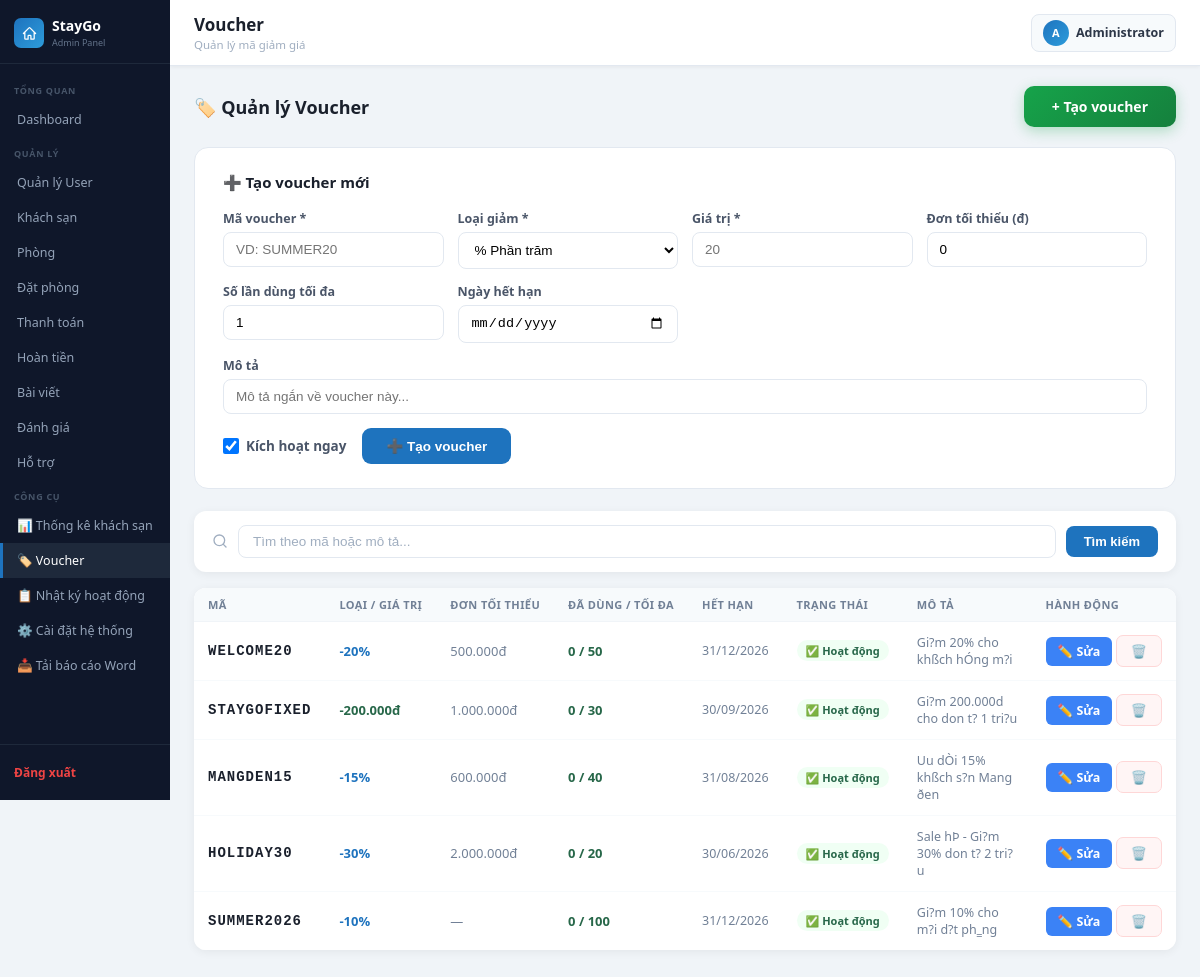
Page /admin_lvhuy_kontum/vouchers.php (signed in) on the committed database.
### tables this page shows
CREATE TABLE `vouchers` (
  `id` int(11) NOT NULL,
  `code` varchar(30) NOT NULL,
  `type` enum('percent','fixed') NOT NULL DEFAULT 'percent',
  `value` decimal(10,2) NOT NULL DEFAULT 0.00,
  `min_order` decimal(10,2) NOT NULL DEFAULT 0.00,
  `max_uses` int(11) NOT NULL DEFAULT 1,
  `used_count` int(11) NOT NULL DEFAULT 0,
  `expires_at` date DEFAULT NULL,
  `is_active` tinyint(1) NOT NULL DEFAULT 1,
  `description` varchar(255) DEFAULT NULL,
  `created_at` timestamp NOT NULL DEFAULT current_timestamp()
);

### admin_lvhuy_kontum/vouchers.php (the view, shortened to what this page needs)
<?php
include("../config/database.php");
$edit_id = isset($_GET['edit']) ? (int)$_GET['edit'] : 0;
$edit_row = null;
$search   = trim($_GET['search'] ?? '');
$per_page = 12;
$page     = max(1, (int)($_GET['p'] ?? 1));
$where    = $search ? "WHERE code LIKE '%" . $conn->real_escape_string($search) . "%' OR description LIKE '%" . $conn->real_escape_string($search) . "%'" : '';
$total    = $conn->query("SELECT COUNT(*) as c FROM vouchers $where")->fetch_assoc()['c'];
$tot_pgs  = max(1, (int)ceil($total / $per_page));
$page     = min($page, $tot_pgs);
$offset   = ($page - 1) * $per_page;
$rows     = $conn->query("SELECT * FROM vouchers $where ORDER BY created_at DESC LIMIT $per_page OFFSET $offset");
include("../includes/admin_header.php");
?>
<div class="page-header">
    <h2>🏷️ Quản lý Voucher</h2>
    <a href="vouchers.php" class="btn btn-add" style="margin-bottom:0">+ Tạo voucher</a>
</div>
<div style="background:#fff;border-radius:14px;border:1.5px solid #e2e8f0;padding:24px 28px;margin-bottom:22px">
    <h3 style="font-size:15px;font-weight:700;color:#1a202c;margin:0 0 18px">
        <?= $edit_id ? '✏️ Sửa voucher' : '➕ Tạo voucher mới' ?>
    </h3>
    <form method="POST" action="vouchers.php<?= $edit_id ? "?edit=$edit_id" : '' ?>">
        <div style="display:grid;grid-template-columns:repeat(auto-fit,minmax(180px,1fr));gap:14px;margin-bottom:14px">
            <div>
                <label style="font-size:12.5px;font-weight:700;color:#4a5568;display:block;margin-bottom:5px">Mã voucher *</label>
                <input type="text" name="code" placeholder="VD: SUMMER20"
                    value="<?= htmlspecialchars($_POST['code'] ?? strtoupper($edit_row['code'] ?? '')) ?>"
                    style="width:100%;padding:9px 12px;border:1.5px solid #e2e8f0;border-radius:8px;font-size:13.5px;box-sizing:border-box;text-transform:uppercase">
            </div>
            <div>
                <label style="font-size:12.5px;font-weight:700;color:#4a5568;display:block;margin-bottom:5px">Loại giảm *</label>
                <select name="type" style="width:100%;padding:9px 12px;border:1.5px solid #e2e8f0;border-radius:8px;font-size:13.5px;background:#fff">
                    <option value="percent" <?= ($_POST['type'] ?? $edit_row['type'] ?? '') === 'percent' ? 'selected' : '' ?>>% Phần trăm</option>
                </select>
            </div>
            <div>
                <label style="font-size:12.5px;font-weight:700;color:#4a5568;display:block;margin-bottom:5px">Giá trị *</label>
                <input type="number" name="value" min="1" step="0.01" placeholder="20"
                    value="<?= htmlspecialchars($_POST['value'] ?? $edit_row['value'] ?? '') ?>"
                    style="width:100%;padding:9px 12px;border:1.5px solid #e2e8f0;border-radius:8px;font-size:13.5px;box-sizing:border-box">
            </div>
            <div>
                <label style="font-size:12.5px;font-weight:700;color:#4a5568;display:block;margin-bottom:5px">Đơn tối thiểu (đ)</label>
                <input type="number" name="min_order" min="0" step="1000" placeholder="0"
                    value="<?= htmlspecialchars($_POST['min_order'] ?? $edit_row['min_order'] ?? 0) ?>"
                    style="width:100%;padding:9px 12px;border:1.5px solid #e2e8f0;border-radius:8px;font-size:13.5px;box-sizing:border-box">
            </div>
            <div>
                <label style="font-size:12.5px;font-weight:700;color:#4a5568;display:block;margin-bottom:5px">Số lần dùng tối đa</label>
                <input type="number" name="max_uses" min="1" placeholder="100"
                    value="<?= htmlspecialchars($_POST['max_uses'] ?? $edit_row['max_uses'] ?? 1) ?>"
                    style="width:100%;padding:9px 12px;border:1.5px solid #e2e8f0;border-radius:8px;font-size:13.5px;box-sizing:border-box">
            </div>
            <div>
                <label style="font-size:12.5px;font-weight:700;color:#4a5568;display:block;margin-bottom:5px">Ngày hết hạn</label>
                <input type="date" name="expires_at"
                    value="<?= htmlspecialchars($_POST['expires_at'] ?? $edit_row['expires_at'] ?? '') ?>"
                    style="width:100%;padding:9px 12px;border:1.5px solid #e2e8f0;border-radius:8px;font-size:13.5px;box-sizing:border-box">
            </div>
        </div>
        <div style="margin-bottom:14px">
            <label style="font-size:12.5px;font-weight:700;color:#4a5568;display:block;margin-bottom:5px">Mô tả</label>
            <input type="text" name="description" placeholder="Mô tả ngắn về voucher này..."
                value="<?= htmlspecialchars($_POST['description'] ?? $edit_row['description'] ?? '') ?>"
                style="width:100%;padding:9px 12px;border:1.5px solid #e2e8f0;border-radius:8px;font-size:13.5px;box-sizing:border-box">
        </div>
        <div style="display:flex;align-items:center;gap:16px">
            <label style="display:flex;align-items:center;gap:7px;font-size:13.5px;color:#4a5568;font-weight:600;cursor:pointer">
                <input type="checkbox" name="is_active" value="1"
                    <?= (isset($_POST['is_active']) ? $_POST['is_active'] : ($edit_row['is_active'] ?? 1)) ? 'checked' : '' ?>
                    style="width:16px;height:16px">
                Kích hoạt ngay
            </label>
            <button type="submit"
                style="padding:10px 24px;background:#1e73be;color:#fff;border:none;border-radius:9px;font-size:13.5px;font-weight:700;cursor:pointer">
                <?= $edit_id ? '💾 Lưu thay đổi' : '➕ Tạo voucher' ?>
            </button>
        </div>
    </form>
</div>
<form method="GET" action="">
    <div class="search-bar" style="margin-bottom:16px">
        <svg width="16" height="16" fill="none" viewBox="0 0 24 24" stroke="#a0aec0" stroke-width="2" style="flex-shrink:0">
            <circle cx="11" cy="11" r="8"/><path stroke-linecap="round" d="M21 21l-4.35-4.35"/>
        </svg>
        <input type="text" name="search" placeholder="Tìm theo mã hoặc mô tả..." value="<?= htmlspecialchars($search) ?>">
        <button type="submit" class="btn-search">Tìm kiếm</button>
    </div>
</form>
<div class="section-card">
    <table>
        <thead>
            <tr>
                <th>Mã</th>
                <th>Loại / Giá trị</th>
                <th>Đơn tối thiểu</th>
                <th>Đã dùng / Tối đa</th>
                <th>Hết hạn</th>
                <th>Trạng thái</th>
                <th>Mô tả</th>
                <th>Hành động</th>
            </tr>
        </thead>
        <tbody>
        <?php if ($rows->num_rows === 0): ?>
            <tr><td colspan="8" style="text-align:center;color:#a0aec0;padding:40px">Chưa có voucher nào</td></tr>
        <?php else: ?>
        <?php while ($row = $rows->fetch_assoc()):
            $expired  = $row['expires_at'] && strtotime($row['expires_at']) < strtotime('today');
            $depleted = $row['used_count'] >= $row['max_uses'];
            $active   = $row['is_active'] && !$expired && !$depleted;
        ?>
            <tr>
                <td style="font-family:monospace;font-weight:800;font-size:14px;color:#1a202c;letter-spacing:1px">
                    <?= htmlspecialchars($row['code']) ?>
                </td>
                <td>
                    <?php if ($row['type'] === 'percent'): ?>
                        <span style="font-weight:700;color:#1e73be">-<?= number_format($row['value'], 0) ?>%</span>
                    <?php else: ?>
                        <span style="font-weight:700;color:#276749">-<?= number_format($row['value'], 0, ',', '.') ?>đ</span>
                    <?php endif; ?>
                </td>
                <td style="color:#718096"><?= $row['min_order'] > 0 ? number_format($row['min_order'], 0, ',', '.') . 'đ' : '—' ?></td>
                <td>
                    <span style="font-weight:700;color:<?= $depleted ? '#c53030' : '#276749' ?>">
                        <?= $row['used_count'] ?> / <?= $row['max_uses'] ?>
                    </span>
                </td>
                <td style="font-size:12.5px;color:<?= $expired ? '#c53030' : '#718096' ?>">
                    <?= $row['expires_at'] ? date('d/m/Y', strtotime($row['expires_at'])) : '∞ Không hết hạn' ?>
                </td>
                <td>
                    <a href="vouchers.php?toggle=<?= $row['id'] ?>" style="text-decoration:none">
                        <span class="status-badge" style="color:<?= $active ? '#276749' : '#c53030' ?>;background:<?= $active ? '#f0fff4' : '#fff5f5' ?>;cursor:pointer">
                            <?= $active ? '✅ Hoạt động' : '⏸ Tắt' ?>
                        </span>
                    </a>
                </td>
                <td style="font-size:12.5px;color:#718096;max-width:180px"><?= htmlspecialchars(mb_substr($row['description'] ?? '', 0, 50)) ?></td>
                <td style="white-space:nowrap">
                    <a href="vouchers.php?edit=<?= $row['id'] ?>" class="btn btn-edit">✏️ Sửa</a>
                    <a href="vouchers.php?delete=<?= $row['id'] ?>"
                       class="btn btn-delete"
                       onclick="return confirm('Xóa voucher <?= htmlspecialchars(addslashes($row['code'])) ?>?')">🗑️</a>
                </td>
            </tr>
        <?php endwhile; ?>
        <?php endif; ?>
        </tbody>
    </table>
</div>
<?php include("../includes/admin_footer.php"); ?>

### assets/css/admin.css (style rules this page uses)
*, *::before, *::after { box-sizing: border-box; margin: 0; padding: 0; }
body { font-family: 'Segoe UI', Arial, sans-serif; background: #f0f4f8; color: #1a202c; }
svg { display: inline-block; vertical-align: middle; overflow: hidden; flex-shrink: 0; }
.page-header { display: flex; align-items: center; justify-content: space-between; margin-bottom: 20px; }
.page-header h2 { font-size: 18px; font-weight: 700; color: #1a202c; }
.section-card { background: #fff; border-radius: 12px; box-shadow: 0 2px 10px rgba(0,0,0,.06); overflow: hidden; margin-bottom: 24px; }
table { width: 100%; border-collapse: collapse; background: #fff; }
th { background: #f7fafc; font-size: 11px; font-weight: 700; text-transform: uppercase; letter-spacing: .4px; color: #718096; padding: 9px 14px; text-align: left; border-bottom: 1px solid #f0f4f8; white-space: nowrap; }
td { padding: 12px 14px; font-size: 13px; color: #2d3748; border-bottom: 1px solid #f7fafc; vertical-align: middle; }
tr:last-child td { border-bottom: none; }
.status-badge { display: inline-block; padding: 3px 9px; border-radius: 20px; font-size: 11px; font-weight: 600; white-space: nowrap; }
.btn { padding: 6px 12px; border-radius: 6px; text-decoration: none; font-size: 12.5px; font-weight: 600; display: inline-block; border: none; cursor: pointer; transition: background .15s; }
.btn-edit { background: #3b82f6; color: #fff; }
.btn-delete { background: #ef4444; color: #fff; }
.btn-add { display: inline-flex; align-items: center; gap: 6px; background: linear-gradient(135deg, #16a34a, #15803d); color: #fff; padding: 11px 28px; border-radius: 10px; font-size: 14px; font-weight: 700; border: none; cursor: pointer; transition: all .2s; box-shadow: 0 4px 14px rgba(22,163,74,.3); text-decoration: none; white-space: nowrap; }
.search-bar { display: flex; gap: 10px; align-items: center; background: #fff; padding: 14px 18px; border-radius: 12px; box-shadow: 0 2px 10px rgba(0,0,0,.06); margin-bottom: 16px; }
.search-bar input { flex: 1; padding: 8px 14px; border: 1px solid #e2e8f0; border-radius: 8px; font-size: 13.5px; color: #2d3748; outline: none; transition: border-color .2s; }
.search-bar input::placeholder { color: #a0aec0; }
.btn-search { background: #1e73be; color: #fff; padding: 8px 18px; border-radius: 8px; font-size: 13px; font-weight: 600; border: none; cursor: pointer; display: inline-flex; align-items: center; gap: 6px; transition: background .15s; }
.btn-delete { display: inline-block; padding: 6px 14px; background: #fff5f5; border: 1.5px solid #fed7d7; color: #c53030; border-radius: 7px; font-size: 13px; font-weight: 700; text-decoration: none; cursor: pointer; transition: all .2s; }

### rows in the picture
vouchers: code "WELCOME20", value "20", min_order "500.000", used_count "0", max_uses "50", expires_at "31/12/2026", is_active "✅ Hoạt động", description "Gi?m 20% cho khßch hÓng m?i"
vouchers: code "STAYGOFIXED", value "200.000", min_order "1.000.000", used_count "0", max_uses "30", expires_at "30/09/2026", is_active "✅ Hoạt động", description "Gi?m 200.000d cho don t? 1 tri?u"
vouchers: code "MANGDEN15", value "15", min_order "600.000", used_count "0", max_uses "40", expires_at "31/08/2026", is_active "✅ Hoạt động", description "Uu dÒi 15% khßch s?n Mang ðen"
vouchers: code "HOLIDAY30", value "30", min_order "2.000.000", used_count "0", max_uses "20", expires_at "30/06/2026", is_active "✅ Hoạt động", description "Sale hÞ - Gi?m 30% don t? 2 tri?u"
vouchers: code "SUMMER2026", value "10", used_count "0", max_uses "100", expires_at "31/12/2026", is_active "✅ Hoạt động", description "Gi?m 10% cho m?i d?t ph‗ng"

### other values in the picture
$page_title "Voucher"
$page_subtitle "Quản lý mã giảm giá"
$admin_avatar "A"
$admin_name "Administrator"
